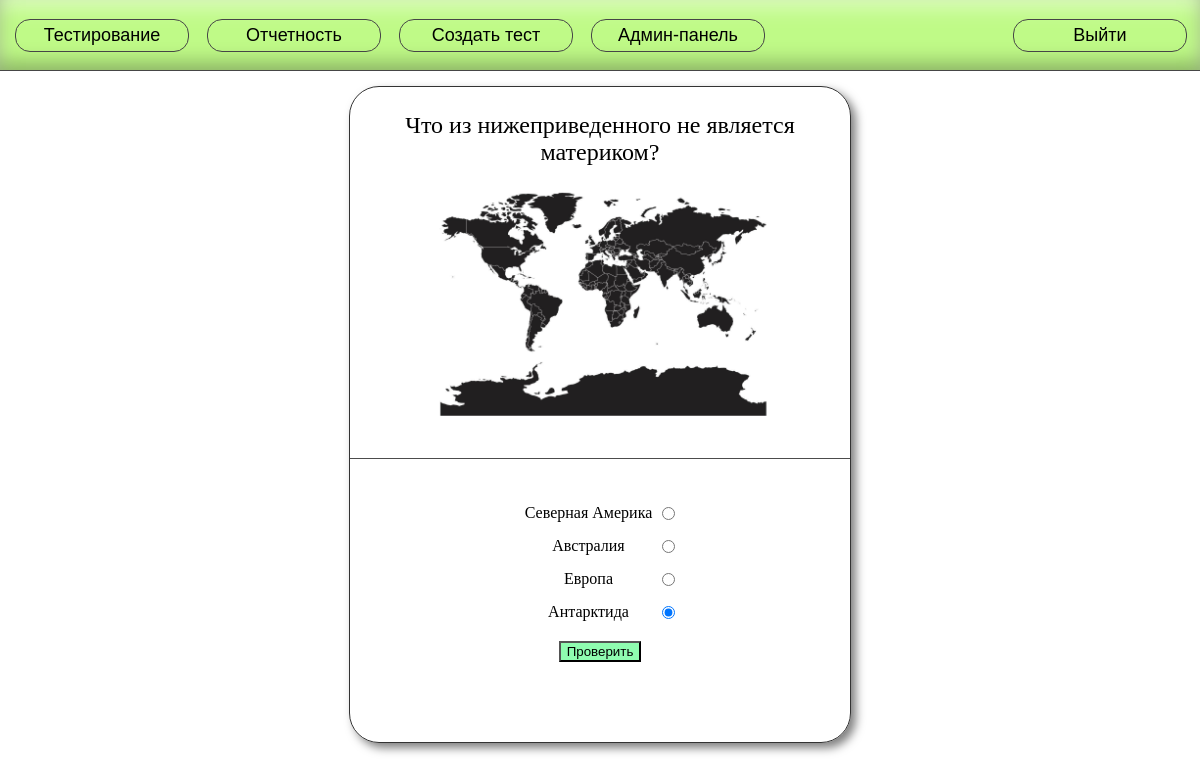
The page /testing/11/practice/110 (signed in) on the database its author committed.
### main/models.py (models this page shows, shortened)
class Question(models.Model):
    question_types = [
        ('choose_one', 'Выбрать правильный'),
        ('pairs', 'На соответствие'),
        ('open_answer', 'Открытый вопрос'),
    ]
    test = models.ForeignKey(Test, on_delete=models.CASCADE)
    question_type = models.CharField(choices=question_types)
    question_text = models.CharField(max_length=1000, null=False)

class UploadedFile(models.Model):
    file_types = [
        ('img', 'Фото'),
        ('mp4', 'Видео'),
        ('mp3', 'Аудио'),
    ]
    question = models.ForeignKey(Question, on_delete=models.CASCADE)
    file_type = models.CharField(choices=file_types)
    file = models.FileField(upload_to=upload_path)

class AnswerVariant(models.Model):
    question = models.ForeignKey(Question, on_delete=models.CASCADE)
    answer_text = models.CharField(max_length=255, null=False)
    is_correct = models.BooleanField(null=True)

### main/views.py (the view, shortened to what this page needs)
# urls.py: path('testing/<int:test_id>/practice/<int:question_id>', practice_question_view, name='practice_question'),
@csrf_protect
@login_required(login_url='login')
def practice_question_view(request, test_id, question_id):
    worker = Worker.objects.get(user=request.user)
    user_is_participating = TestMember.objects.filter(test__id=test_id, worker=worker).exists()
    role = get_role(request.user)
    if role in ['admin']:
        pass
    elif not user_is_participating:
        return render(request, '403.html', {
            'messages': ['Вы не участвуете в данном тестировании']
        })
    test = Test.objects.get(id=test_id)
    question = Question.objects.get(id=question_id)
    media_files = UploadedFile.objects.filter(question=question)
    question_types = Question.question_types
    variants = AnswerVariant.objects.filter(question=question)
    pairs = AnswerPair.objects.filter(question=question)
    open_answer = AnswerOpen.objects.filter(question=question)
    right_parts = [i.right_part for i in pairs] if pairs else None
    answers = list(variants) + list(pairs) + list(open_answer)
    random.shuffle(right_parts) if right_parts else None
    random.shuffle(answers)
    questions = Question.objects.filter(test=test)[:5]
    questions_id_list = [i.id for i in questions]
    if question_id not in questions_id_list:
        return render(request, '403.html', {
            'messages': ['Такой объект не существует']
        })
    return render(request, 'practice_question.html', {
        'question': question,
        'answers': answers,
        'question_types': question_types,
        'right_parts': right_parts,
        'media_files': media_files,
    })

### main/views.py (called while the page is built)
def get_role(user):
    worker = Worker.objects.get(user=user)
    if worker.role == 'admin':
        return 'admin'
    if worker.role == 'curator':
        return 'curator'
    if worker.role == 'worker':
        return 'worker'

### templates/practice_question.html (shortened to what this page needs)
{% extends 'header.html' %}
{% load static %}
{% block styles %}
<link href="{% static '/css/question.css' %}" rel="stylesheet" xmlns="http://www.w3.org/1999/html">
{% endblock styles %}
{% block body %}
<div class="question-content">
    <div class="question-wrapper">
        <div class="question-entry-wrapper">
            {{ question.question_text }}<br>
            {% for file in media_files %}
                {% if file.file_type == 'img' %}
                    <img class="media" src="{{ file.file.url }}"><br>
                {% elif file.file_type == 'mp4' %}
                    <video class="media" id="video" src="{{ file.file.url }}" controls></video>
                {% elif file.file_type == 'mp3' %}
                    <audio class="media" id="audio" src="{{ file.file.url }}" controls></audio>
                {% endif %}
            {% endfor %}
        </div>
        <div class="answers-wrapper">
            <form class="user-answer" method="post">
                <div class="form-answers-wrapper">
                    {% for answer in answers %}
                        {% if question.question_type == 'choose_one' %}
                            <label>{{ answer.answer_text }}</label>
                            <input type="radio" name="user-answer" value="{{ answer.id }}" checked>
                        {% elif question.question_type == 'open_answer' %}
                            <input type="text" name="user-answer">
                        {% endif %}
                    {% endfor %}
                </div>
                <button type="button" id="next-btn">Проверить</button>
            </form>
        </div>
    </div>
</div>
{% endblock %}

### static/css/header.css (style rules this page uses)
body { background: white; margin: 0; }

### rows shown on the page
Question: question_text "Что из нижеприведенного не является материком?"
UploadedFile: file (picture)
AnswerVariant: answer_text "Северная Америка"
AnswerVariant: answer_text "Австралия"
AnswerVariant: answer_text "Европа"
AnswerVariant: answer_text "Антарктида"
